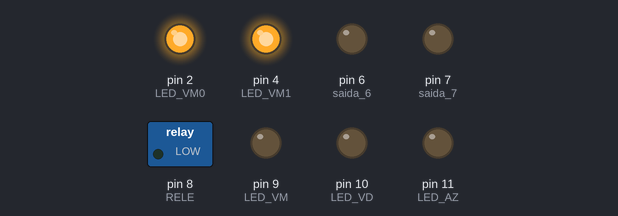
Recording of a sketch running on a simulated Arduino Uno, built with avr-gcc and run on an emulated ATmega328P. On the bench: switched loads named in the sketch (green lamp = pin HIGH), output pins drawn as LEDs (lit = HIGH).

Above: at 7.5 s.
At 22.5 s:
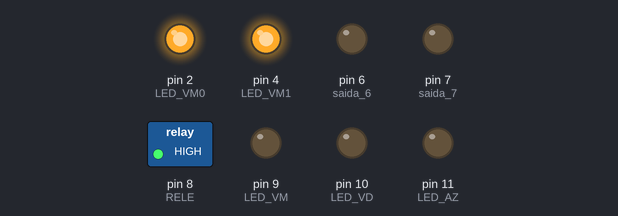
Timing chart, 0 to 39.0 s (numbered marks = the images above):
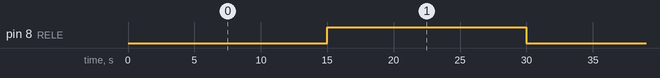

The sketch:

85ebb58650886c4dba9d3d4b13bb0d4e.ino
```cpp
/* Experimento _ RELE - Acionando uma carga com tempo programado
 * By S.Brandao
 * Em: 25/07/2014  -
 */


int RELE = 8;        // Seleciona o pino da saida 8
int Timer = 15000;   // Tempo de acionamento e desligamento

// Saídas não utilizadas neste experimento da cat: MISCELANEA
int saida_6 = 6;
int saida_7 = 7;
int LED_VM = 9;
int LED_VD = 10;
int LED_AZ = 11;
// **********************************************************
// Decodificador do MUX.**************************************
int LED_VM0 = 2;
int LED_VM1 = 4;
//************************************************************

void setup() {

  pinMode(RELE, OUTPUT); // configura a porta do RELE como saida.

   // Decodificador do MUX.*********************************************
  pinMode(LED_VM0,OUTPUT);  // Pino_3 - Decodificador do Conjunto bit_0
  pinMode(LED_VM1,OUTPUT);  // Pino_5 - Decodificador do Conjunto bit_1
  // Habilita MUX - 01 - Conjunto de LEDs - LED0 a LED7
  digitalWrite(LED_VM0, HIGH);   // LED VM0
  digitalWrite(LED_VM1, HIGH);   // LED VM1
  // ******************************************************************

  // Resete das saidas NAO utilizadas neste experimento
 pinMode(saida_6,OUTPUT);  // Pino_6 MOTOR
 pinMode(saida_7,OUTPUT);  // Pino_7 SERVO
 pinMode(LED_VM, OUTPUT);  // Pino_9
 pinMode(LED_VD, OUTPUT);  // Pino_10
 pinMode(LED_AZ, OUTPUT);  // Pino_11
}

void loop() {

  digitalWrite(RELE, LOW);
  delay(Timer);
  digitalWrite(RELE, HIGH); // Aciona o RELE por um tempo pre-definido
  delay(Timer);
// F I M
}
```

Measured:
- by itself, pin 8 (RELE): alternates HIGH for 15.0 s and LOW for 15.0 s
